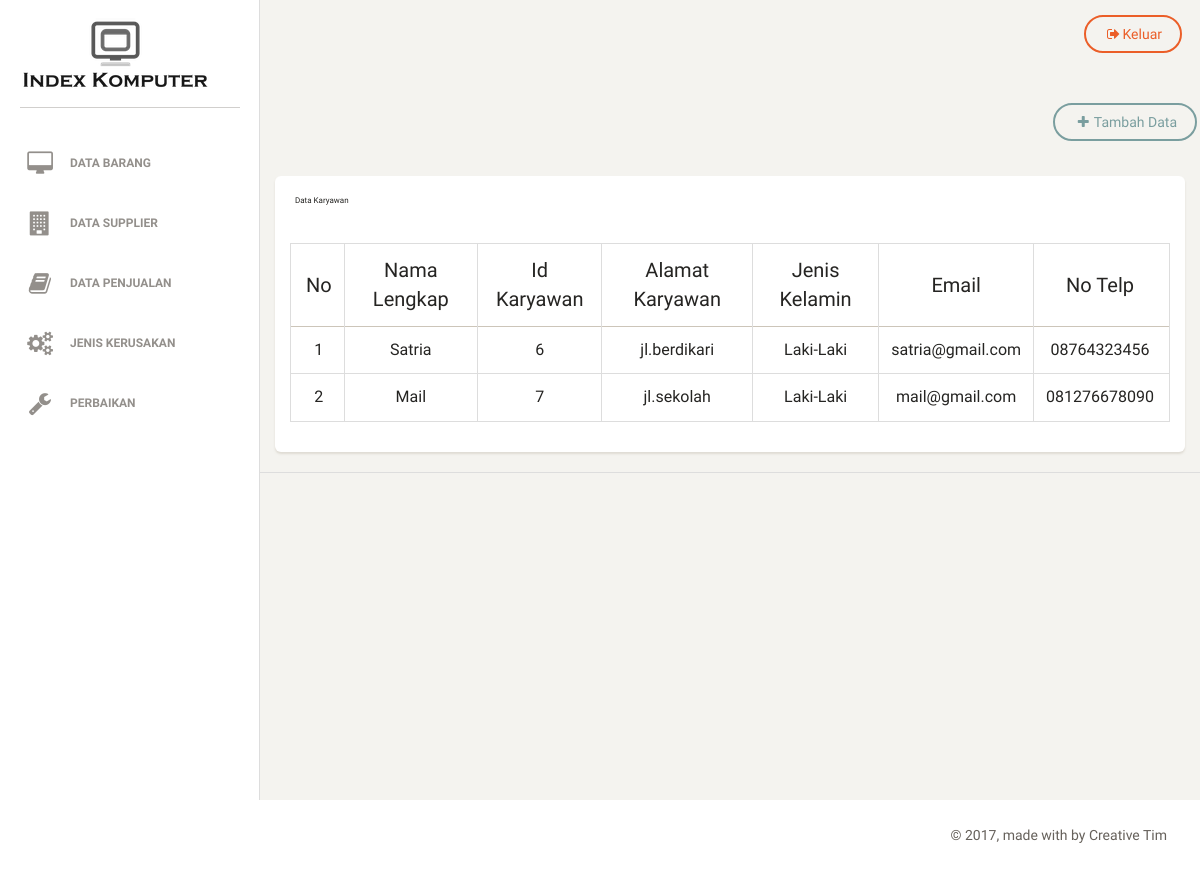
The app's page /index.php/karyawan with its own data.
### tables this page shows
CREATE TABLE `karyawan` (
  `id_karyawan` int(255) NOT NULL,
  `nama_lengkap` varchar(255) NOT NULL,
  `alamat_karyawan` varchar(255) NOT NULL,
  `jenis_kelamin` varchar(255) NOT NULL,
  `email` varchar(255) NOT NULL,
  `no_telp` varchar(255) NOT NULL
);

### application/controllers/Karyawan.php (called while the page is built, shortened)
<?php
class Karyawan extends CI_Controller
{
	function __construct()
	{
		$this->load->model('Karyawan_model');
	}
	function index()
	{
		$data['Karyawan']=$this->Karyawan_model->ambil_data();
		$this->load->view('Karyawan/Karyawan_list',$data);
	}
}
 ?>

### index.php (called while the page is built, shortened)
<?php
require_once BASEPATH.'core/CodeIgniter.php';

### application/models/Karyawan_model.php (called while the page is built, shortened)
<?php
class Karyawan_model extends CI_Model
{
	public $nama_table 	='karyawan';
	public $id_karyawan='id_karyawan';
	public $order 		='ASC';
	function ambil_data(){
		$this->db->order_by($this->id_karyawan,$this->order);
		return $this->db->get($this->nama_table)->result();
	}
}
 ?>

### application/views/Karyawan/Karyawan_list.php (the view, shortened to what this page needs)
<div class="row">
	<div class="col-md-12 text-right" style="margin-top:20px;margin-bottom:20px">
		<?php
		echo anchor(site_url("Karyawan/tambah"),'<i class ="fa fa-plus"></i>Tambah Data','class="btn btn-primary"');?>
	</div>
</div>
<div class="content">
	<div class="container-fluid">
		<div class="row">
			<div class="col-md-12">
				<div class="card">
					<div class="header">
						<h4 class="title">Data Karyawan</h4>
						<br>
					</div>
					<section class="content">
						<div class="row">
							<div class="col-xs-12">
								<div class="box">
									<div class="box-body">
										<table id="example1" class="table table-bordered table-hover">
											<thead>
												<tr>
													<th style="text-align:center; vertical-align:middle;">No</th>
													<th style="text-align:center; vertical-align:middle;">Nama Lengkap</th>
													<th style="text-align:center; vertical-align:middle;">Id Karyawan</th>
													<th style="text-align:center; vertical-align:middle;">Alamat Karyawan</th>
													<th style="text-align:center; vertical-align:middle;">Jenis Kelamin</th>
													<th style="text-align:center; vertical-align:middle;">Email</th>
													<th style="text-align:center; vertical-align:middle;">No Telp</th>
												</tr>
											</thead>
											<tbody>
												<?php foreach ($Karyawan as $key => $value) {?>
													<tr>
														<td align="center" style="vertical-align:middle;"><?php echo $key+1; ?></td>
														<td align="center" style="vertical-align:middle;"><?php echo $value->nama_lengkap; ?></td>
														<td align="center" style="vertical-align:middle;"><?php echo $value->id_karyawan; ?></td>
														<td align="center" style="vertical-align:middle;"><?php echo $value->alamat_karyawan; ?></td>
														<td align="center" style="vertical-align:middle;"><?php echo $value->jenis_kelamin; ?></td>
														<td align="center" style="vertical-align:middle;"><?php echo $value->email; ?></td>
														<td align="center" style="vertical-align:middle;"><?php echo $value->no_telp; ?></td>
													</tr>
													<?php } ?>
												</tbody>
											</table>
										</div>
						</div>
					</section>
				</div>
			</div>
		</div>
	</div>
</div>

### records on screen
karyawan: nama_lengkap "Satria", id_karyawan "6", alamat_karyawan "jl.berdikari", jenis_kelamin "Laki-Laki", email "satria@gmail.com", no_telp "08764323456"
karyawan: nama_lengkap "Mail", id_karyawan "7", alamat_karyawan "jl.sekolah", jenis_kelamin "Laki-Laki", email "mail@gmail.com", no_telp "081276678090"
